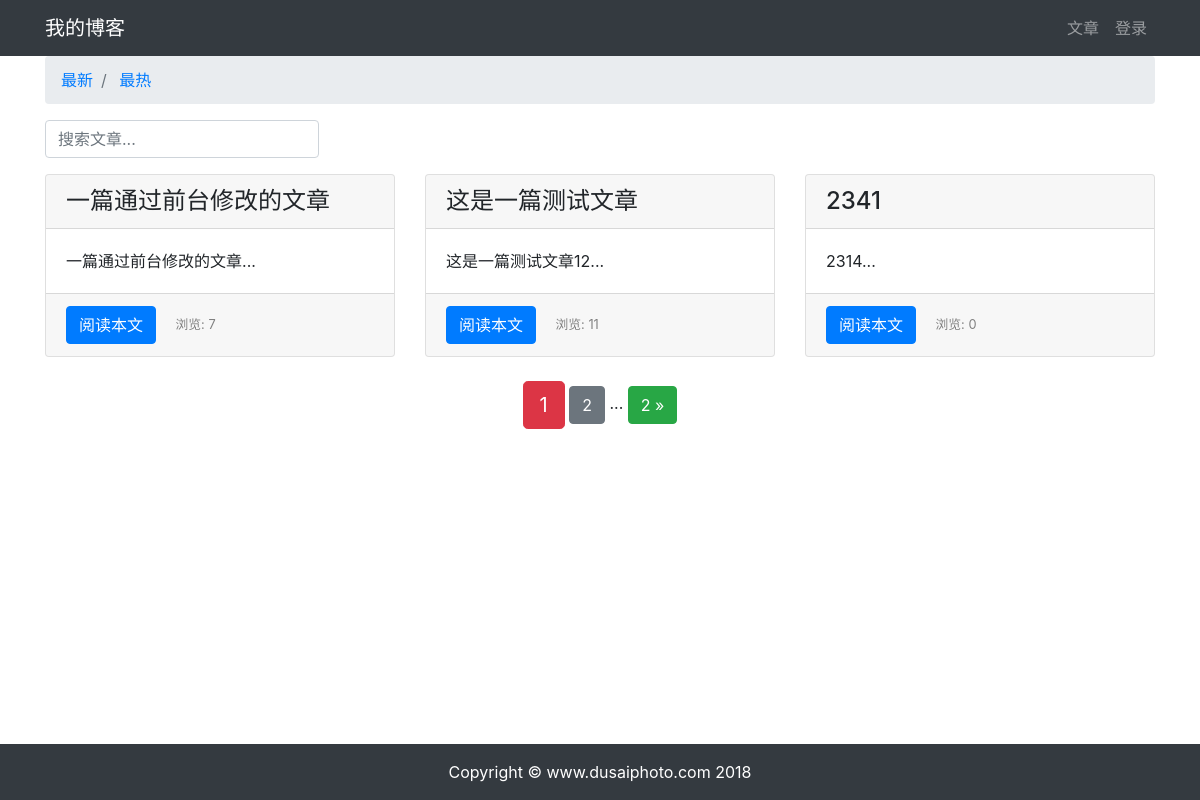
Page /article/article-list/ on the committed database.
### article/models.py (models this page shows, shortened)
class ArticlePost(models.Model):
    author = models.ForeignKey(User, on_delete=models.CASCADE)
    title = models.CharField(max_length=100)
    body = models.TextField()
    created = models.DateField(default=timezone.now)
    updated = models.DateTimeField(auto_now=True)
    total_views = models.PositiveBigIntegerField(default=0)
    class Meta:
        ordering = ('-created',)

### article/views.py (the view)
# urls.py: path('article-list/',views.article_list, name='article_list'),
def article_list(request):
    search = request.GET.get('search')
    order = request.GET.get('order')
    if search:
        if order =='total_views':
            articl_list = ArticlePost.objects.filter(
                Q(title__icontains=search) |
                Q(body__icontains=search)
            ).order_by('-total_views')
        else:
            article_list = ArticlePost.objects.filter(
                Q(title__icontains=search) |
                Q(body__icontains=search)
            )
    else:
        search =''
        if order == 'total_views':
            article_list = ArticlePost.objects.all().order_by('-total_views')
        else:
            article_list = ArticlePost.objects.all()
    paginator = Paginator(article_list, 3)
    page = request.GET.get('page')
    articles = paginator.get_page(page)
    context = {'articles': articles, 'order': order, 'search': search}
    return render(request, 'article/list.html', context)

### templates/article/list.html (shortened to what this page needs)
{% extends "base.html" %}
{% load static %}
{% block content %}
<div class="container">
    <nav aria-label="breadcrumb">
        <ol class="breadcrumb">
            <li class="breadcrumb-item">
                <a href="{% url 'article:article_list' %}?search={{ search }}">
                    最新
                </a>
            </li>
            <li class="breadcrumb-item">
                <a href="{% url 'article:article_list' %}?order=total_views&search={{ search }}">
                    最热
                </a>
            </li>
        </ol>
    </nav>
    <div class="row">
        <div class="col-auto mr-auto">
            <form class="form-inline" >
                <input type="text"
                    class="form-control mb-2 mr-sm-2"
                    name="search"
                    placeholder="搜索文章..."
                    required
                >
            </form>
        </div>
    </div>
    <div class="row mt-2">
        {% for article in articles %}
        <div class="col-4 mb-4">
            <div class="card h-100">
                <h4 class="card-header">{{ article.title }}</h4>
                <div class="card-body">
                    <p class="card-text">{{ article.body|slice:'100' }}...</p>
                </div>
                <div class="card-footer">
                    <a href="{% url 'article:article_detail' article.id %}" class="btn btn-primary">阅读本文</a>
                    <span><small class="col align-self-end" style="color: gray;">浏览: {{ article.total_views }}</small></span>
                </div>
            </div>
        </div>
        {% endfor %}
    </div>
<div class="pagination row">
    <div class="m-auto">
        <span class="step-links">
            <span class="current btn btn-danger btn-lg">
                {{ articles.number }}
            </span>
            {% if articles.has_next %}
                <a href="?page={{ articles.next_page_number }}&order={{ order }}&search={{ search }}"
                   class="btn btn-secondary"
                >
                    {{ articles.next_page_number }}
                </a>
                <span>...</span>
                <a href="?page={{ articles.paginator.num_pages }}&order={{ order }}&search={{ search }}"
                   class="btn btn-success"
                >
                    {{ articles.paginator.num_pages }} &raquo;
                </a>
            {% endif %}
        </span>
    </div>
</div>
</div>
{% endblock content %}

### templates/base.html (shortened to what this page needs)
    使用 Django 3 学习的读者改为 {% load static %}
{% load static %}
<!DOCTYPE html>
<html lang="zh-cn">
<head>
    <link rel="stylesheet" href="{% static 'css/bootstrap.min.css' %}">
    <link rel="stylesheet" href="{% static 'md_css/monokai.css' %}">
</head>
<body>
    {% include 'header.html' %}
    {% block content %}{% endblock content %}
    {% include 'footer.html' %}
</body>
</html>

### templates/header.html (shortened to what this page needs)
<nav class="navbar navbar-expand-lg navbar-dark bg-dark">
  <div class="container">
    <a class="navbar-brand" href="#">我的博客</a>
    <div>
      <ul class="navbar-nav">
        <li class="nav-item">
          <a class="nav-link" href="{% url 'article:article_list' %}">文章</a>
        </li>
    {% if user.is_authenticated %}
        <li class="nav-item dropdown">
            <a class="nav-link dropdown-toggle" href="#" id="navbarDropdown" role="button" data-toggle="dropdown" aria-haspopup="true" aria-expanded="false">
              {{ user.username }}
            </a>
            <div class="dropdown-menu" aria-labelledby="navbarDropdown">
              <a class="dropdown-item" href="{% url 'article:article_create' %}">写文章</a>
              <a class="dropdown-item" href='{% url "userprofile:edit" user.id %}'>个人信息</a>
              <a class="dropdown-item" href="#" onclick="user_delete()">注销账户</a>
              <a class="dropdown-item" href="{% url 'userprofile:logout' %}">退出登录</a>
            </div>
        </li>
    {% else %}
        <li class="nav-item">
            <a class="nav-link" href="{% url 'userprofile:login' %}">登录</a>
        </li>
    {% endif %}
      </ul>
    </div>
  </div>
</nav>

### templates/footer.html
<div>
    <br><br><br>
</div>
<footer class="py-3 bg-dark fixed-bottom">
    <div class="container">
        <p class="m-0 text-center text-white">Copyright &copy; www.dusaiphoto.com 2018</p>
    </div>
</footer>

### rows in the picture
ArticlePost: title "一篇通过前台修改的文章", body "一篇通过前台修改的文章", total_views "7"
ArticlePost: title "这是一篇测试文章", body "这是一篇测试文章12", total_views "11"
ArticlePost: title "2341", body "2314", total_views "0"

### other values in the picture
{{ articles.number }} "1"
{{ articles.next_page_number }} "2"
{{ articles.paginator.num_pages }} "2"
